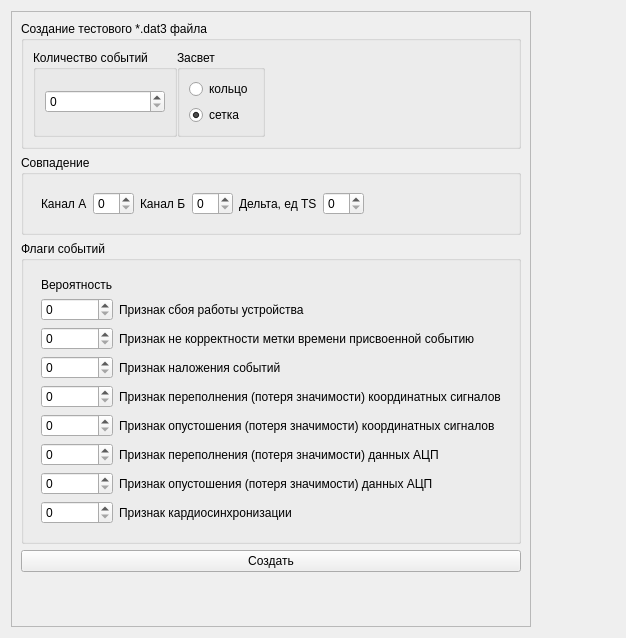
<?xml version="1.0" encoding="UTF-8"?>
<ui version="4.0">
 <class>CreatorBox</class>
 <widget class="QWidget" name="CreatorBox">
  <property name="geometry">
   <rect>
    <x>0</x>
    <y>0</y>
    <width>626</width>
    <height>638</height>
   </rect>
  </property>
  <property name="windowTitle">
   <string>Dialog</string>
  </property>
  <layout class="QHBoxLayout" name="horizontalLayout_3">
   <item>
    <widget class="QFrame" name="frame">
     <property name="sizePolicy">
      <sizepolicy hsizetype="Fixed" vsizetype="Preferred">
       <horstretch>0</horstretch>
       <verstretch>0</verstretch>
      </sizepolicy>
     </property>
     <property name="frameShape">
      <enum>QFrame::StyledPanel</enum>
     </property>
     <property name="frameShadow">
      <enum>QFrame::Raised</enum>
     </property>
     <layout class="QVBoxLayout" name="verticalLayout_3">
      <item>
       <widget class="QGroupBox" name="groupBox_4">
        <property name="title">
         <string>Создание тестового *.dat3 файла </string>
        </property>
        <layout class="QVBoxLayout" name="verticalLayout_7">
         <property name="spacing">
          <number>0</number>
         </property>
         <item>
          <layout class="QHBoxLayout" name="horizontalLayout_4">
           <item>
            <widget class="QGroupBox" name="groupBox_3">
             <property name="title">
              <string>Количество событий</string>
             </property>
             <layout class="QHBoxLayout" name="horizontalLayout_5">
              <item>
               <widget class="QSpinBox" name="sb_num_events"/>
              </item>
             </layout>
            </widget>
           </item>
           <item>
            <widget class="QGroupBox" name="groupBox_5">
             <property name="title">
              <string>Засвет</string>
             </property>
             <layout class="QVBoxLayout" name="verticalLayout_5">
              <item>
               <widget class="QRadioButton" name="rb_circle">
                <property name="text">
                 <string>кольцо</string>
                </property>
               </widget>
              </item>
              <item>
               <widget class="QRadioButton" name="rb_grid">
                <property name="text">
                 <string>сетка</string>
                </property>
                <property name="checked">
                 <bool>true</bool>
                </property>
               </widget>
              </item>
             </layout>
            </widget>
           </item>
           <item>
            <spacer name="horizontalSpacer_2">
             <property name="orientation">
              <enum>Qt::Horizontal</enum>
             </property>
             <property name="sizeHint" stdset="0">
              <size>
               <width>40</width>
               <height>20</height>
              </size>
             </property>
            </spacer>
           </item>
          </layout>
         </item>
        </layout>
       </widget>
      </item>
      <item>
       <widget class="QGroupBox" name="groupBox">
        <property name="title">
         <string>Совпадение</string>
        </property>
        <layout class="QVBoxLayout" name="verticalLayout">
         <item>
          <layout class="QHBoxLayout" name="horizontalLayout">
           <property name="leftMargin">
            <number>8</number>
           </property>
           <property name="topMargin">
            <number>8</number>
           </property>
           <property name="rightMargin">
            <number>8</number>
           </property>
           <property name="bottomMargin">
            <number>8</number>
           </property>
           <item>
            <widget class="QLabel" name="label">
             <property name="sizePolicy">
              <sizepolicy hsizetype="Minimum" vsizetype="Preferred">
               <horstretch>0</horstretch>
               <verstretch>0</verstretch>
              </sizepolicy>
             </property>
             <property name="text">
              <string>Канал А</string>
             </property>
            </widget>
           </item>
           <item>
            <widget class="QSpinBox" name="sb_channel_A"/>
           </item>
           <item>
            <widget class="QLabel" name="label_2">
             <property name="sizePolicy">
              <sizepolicy hsizetype="Fixed" vsizetype="Preferred">
               <horstretch>0</horstretch>
               <verstretch>0</verstretch>
              </sizepolicy>
             </property>
             <property name="text">
              <string>Канал Б</string>
             </property>
            </widget>
           </item>
           <item>
            <widget class="QSpinBox" name="sb_channel_B"/>
           </item>
           <item>
            <widget class="QLabel" name="label_8">
             <property name="sizePolicy">
              <sizepolicy hsizetype="Fixed" vsizetype="Preferred">
               <horstretch>0</horstretch>
               <verstretch>0</verstretch>
              </sizepolicy>
             </property>
             <property name="text">
              <string>Дельта, ед TS</string>
             </property>
            </widget>
           </item>
           <item>
            <widget class="QSpinBox" name="sb_max_delta"/>
           </item>
           <item>
            <spacer name="horizontalSpacer_3">
             <property name="orientation">
              <enum>Qt::Horizontal</enum>
             </property>
             <property name="sizeHint" stdset="0">
              <size>
               <width>40</width>
               <height>20</height>
              </size>
             </property>
            </spacer>
           </item>
          </layout>
         </item>
        </layout>
       </widget>
      </item>
      <item>
       <widget class="QGroupBox" name="groupBox_2">
        <property name="title">
         <string>Флаги событий</string>
        </property>
        <layout class="QVBoxLayout" name="verticalLayout_2">
         <item>
          <layout class="QGridLayout" name="gridLayout">
           <property name="leftMargin">
            <number>8</number>
           </property>
           <property name="topMargin">
            <number>8</number>
           </property>
           <property name="rightMargin">
            <number>8</number>
           </property>
           <property name="bottomMargin">
            <number>8</number>
           </property>
           <item row="2" column="1">
            <widget class="QLabel" name="label_4">
             <property name="text">
              <string>Признак не корректности метки времени присвоенной событию</string>
             </property>
            </widget>
           </item>
           <item row="1" column="1">
            <widget class="QLabel" name="label_3">
             <property name="text">
              <string>Признак сбоя работы устройства</string>
             </property>
            </widget>
           </item>
           <item row="4" column="1">
            <widget class="QLabel" name="label_6">
             <property name="text">
              <string>Признак переполнения (потеря значимости) координатных сигналов</string>
             </property>
            </widget>
           </item>
           <item row="8" column="1">
            <widget class="QLabel" name="label_11">
             <property name="text">
              <string>Признак кардиосинхронизации</string>
             </property>
            </widget>
           </item>
           <item row="5" column="1">
            <widget class="QLabel" name="label_7">
             <property name="text">
              <string>Признак опустошения (потеря значимости) координатных сигналов</string>
             </property>
            </widget>
           </item>
           <item row="7" column="1">
            <widget class="QLabel" name="label_10">
             <property name="text">
              <string>Признак опустошения (потеря значимости) данных АЦП</string>
             </property>
            </widget>
           </item>
           <item row="6" column="1">
            <widget class="QLabel" name="label_9">
             <property name="text">
              <string>Признак переполнения (потеря значимости) данных АЦП</string>
             </property>
            </widget>
           </item>
           <item row="3" column="1">
            <widget class="QLabel" name="label_5">
             <property name="text">
              <string>Признак наложения событий</string>
             </property>
            </widget>
           </item>
           <item row="0" column="0">
            <widget class="QLabel" name="label_13">
             <property name="text">
              <string>Вероятность</string>
             </property>
            </widget>
           </item>
           <item row="1" column="0">
            <widget class="QSpinBox" name="sb_PET_EVENT_FLAG_FAULT"/>
           </item>
           <item row="2" column="0">
            <widget class="QSpinBox" name="sb_PET_EVENT_FLAG_TS_INVALID"/>
           </item>
           <item row="3" column="0">
            <widget class="QSpinBox" name="sb_PET_EVENT_FLAG_GATE_OVERLAY"/>
           </item>
           <item row="4" column="0">
            <widget class="QSpinBox" name="sb_PET_EVENT_FLAG_QDC_OVERFLOW"/>
           </item>
           <item row="5" column="0">
            <widget class="QSpinBox" name="sb_PET_EVENT_FLAG_QDC_UNDERFLOW"/>
           </item>
           <item row="6" column="0">
            <widget class="QSpinBox" name="sb_PET_EVENT_FLAG_ADC_OVERFLOW"/>
           </item>
           <item row="7" column="0">
            <widget class="QSpinBox" name="sb_PET_EVENT_FLAG_ADC_UNDERFLOW"/>
           </item>
           <item row="8" column="0">
            <widget class="QSpinBox" name="sb_PET_EVENT_FLAG_SYNC"/>
           </item>
          </layout>
         </item>
        </layout>
       </widget>
      </item>
      <item>
       <widget class="QPushButton" name="btn_create_dat_file">
        <property name="text">
         <string>Создать</string>
        </property>
       </widget>
      </item>
      <item>
       <spacer name="verticalSpacer_2">
        <property name="orientation">
         <enum>Qt::Vertical</enum>
        </property>
        <property name="sizeHint" stdset="0">
         <size>
          <width>20</width>
          <height>40</height>
         </size>
        </property>
       </spacer>
      </item>
     </layout>
    </widget>
   </item>
   <item>
    <spacer name="horizontalSpacer">
     <property name="orientation">
      <enum>Qt::Horizontal</enum>
     </property>
     <property name="sizeHint" stdset="0">
      <size>
       <width>40</width>
       <height>20</height>
      </size>
     </property>
    </spacer>
   </item>
  </layout>
 </widget>
 <resources/>
 <connections/>
</ui>
